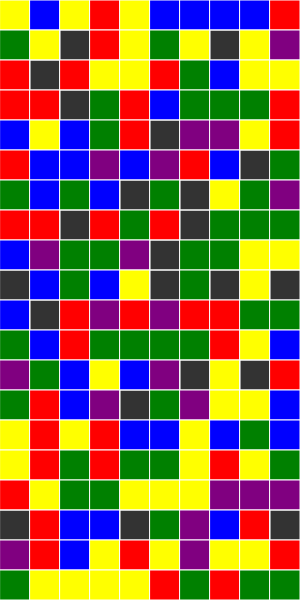
Frame 1 (no input)
Frame 60 (no input): identical to frame 1, image omitted
Frame 120 (the mouse pressed at the canvas centre since frame 60): identical to frame 1, image omitted

The p5.js sketch that drew this single still picture (run headless with seeded random() and noise() and a simulated clock; from frame 60 on, the mouse is pressed at the canvas centre):

// p5.js sketch
// ── sketch.js
const DIMS = [20, 10];
const SIZE = 30;
const COLORS = ['blue', 'red', 'green', 'yellow', 'purple'];
let g;

function setup() {
	createCanvas(DIMS[1] * SIZE, DIMS[0] * SIZE);
	g = new Grid(DIMS);
}

function draw() {
	background(51);
	g.draw();
}

class Grid {
	constructor(dims) {
		[this.h, this.w] = dims;
		this.arr = Array.from({ length: this.h },
			(_, j) => Array.from({ length: this.w },
				(_, i) => new Cell(this, [i, j])
			)
		);
	}
	get it() {
		return this.arr.reduce((acc, cur) => [...acc, ...cur]);
	}
	draw() {
		this.it.forEach(cell => cell.draw());
	}
}

class Cell {
	constructor(grid, pos) {
		[this.x, this.y] = pos;
		this.grid = grid;
		this.val = round(random(5));
	}
	get solid() {
		return this.val !== 0;
	}
	draw() {
		if (this.solid) fill(COLORS[this.val - 1]);
		else noFill();
		stroke(255);
		strokeWeight(1);
		rect(this.x * SIZE, this.y * SIZE, SIZE, SIZE);
	}
}
